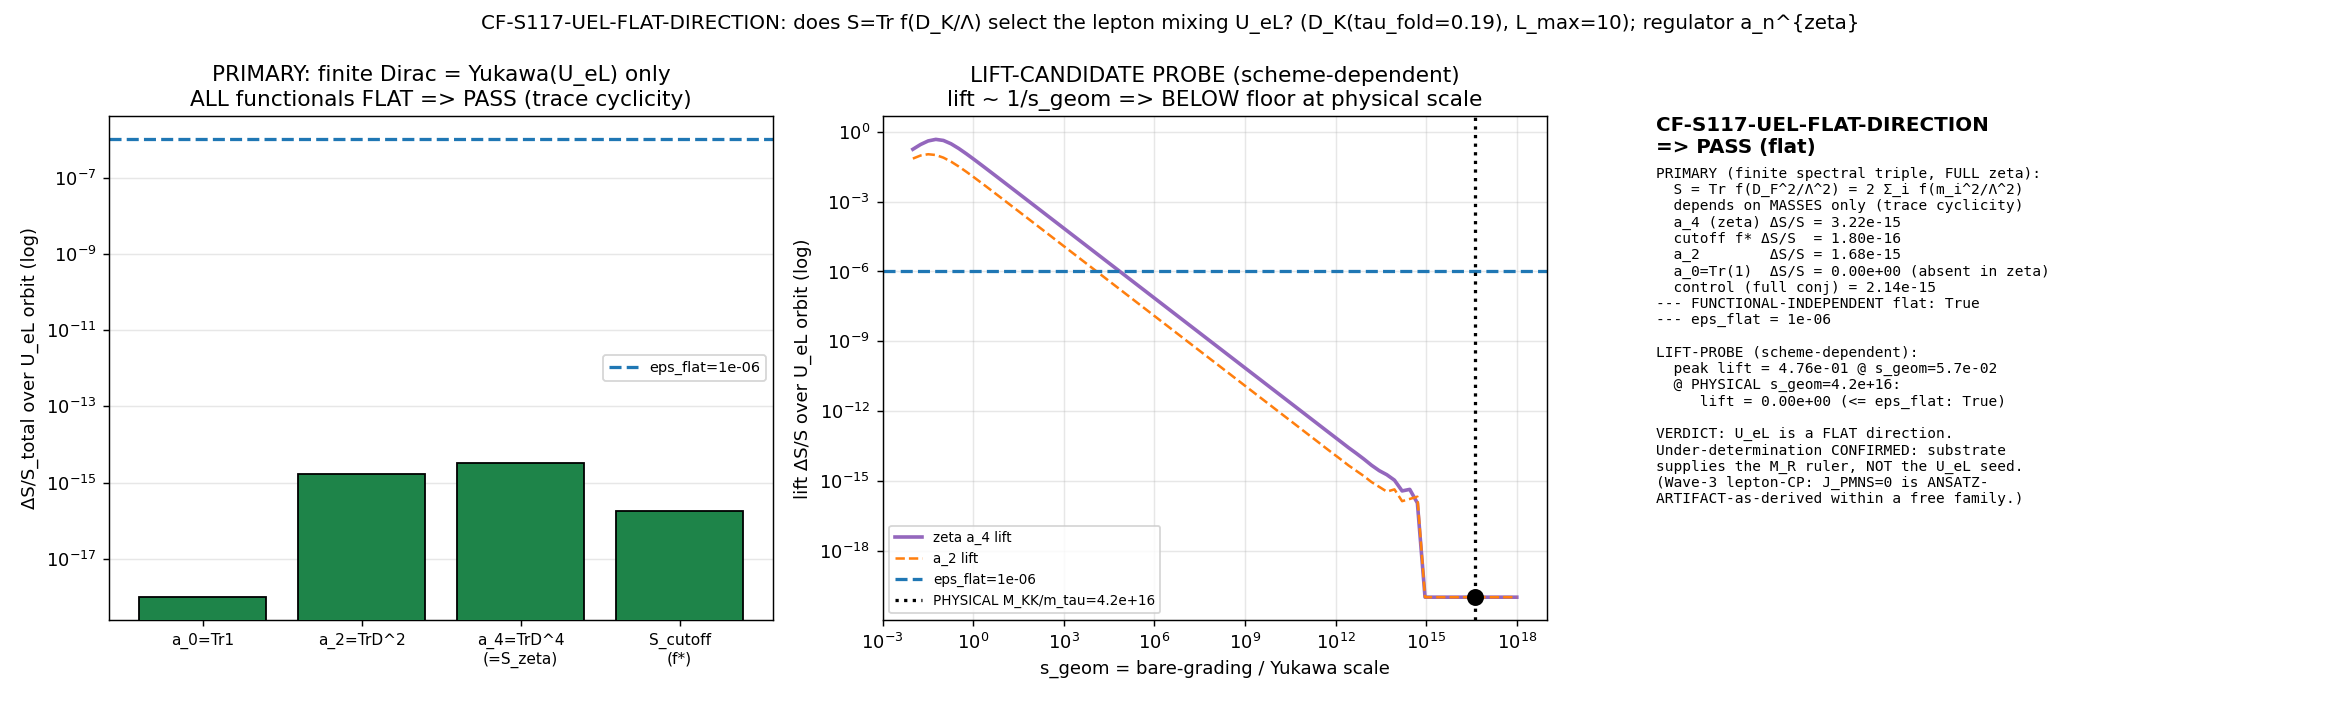

Here is the Python script that generated this plot:
#!/usr/bin/env python3
# -*- coding: utf-8 -*-
"""
CF-S117-UEL-FLAT-DIRECTION  (Session 117, Wave 2, §W2-5)  -- [VERIFY] gate.

DOES THE SPECTRAL ACTION S = Tr f(D_K/Lambda) DEPEND ON THE LEPTON FLAVOR
ROTATION U_eL?  Binary flat-vs-lifted test.

  flat   (ΔS/S_total <= eps_flat)  => U_eL is a FREE direction => under-determination
                                      CONFIRMED (the SA does NOT single out the mixing).
  lifted (ΔS/S_total >  eps_flat)  => U_eL substrate-SELECTED (the §VII.BL eps_LX
                                      texture coupling makes S U_eL-dependent).

WHAT THIS GATE DOES
-------------------
The s116 lepton texture (s116_lepton_pmns_texture.npz) builds the charged-lepton
mass matrix as a REAL-SYMMETRIC Yukawa M_e = U_eL diag(m_e_vals) U_eL^T, where U_eL
is DERIVED by diagonalizing M_e (M_e = diag(exp(-S0 C2_E)) + eps_LX off-diagonal).
The under-determination corollary (S116-W2-PMNS-RESCUE): at FIXED charged-lepton
masses {m_e_vals}, U_eL is FREE -- M_e(R) = R diag(m_e_vals) R^T reproduces the masses
for ANY R in SO(3).  This gate asks whether the SPECTRAL ACTION (not just the masses)
selects a particular R = U_eL.

  PRIMARY (canonical, the substrate-faithful finite spectral triple):
     The finite lepton Dirac operator is the chirality-off-diagonal
       D_F(R) = [[0, M_e(R)], [M_e(R)^dag, 0]]   (6x6, real-symmetric).
     Then D_F^2 = diag(M_e M_e^dag, M_e^dag M_e), so EVERY spectral functional
       S = Tr f(D_F^2/Lambda^2) = 2 Σ_i f(m_i^2/Lambda^2)
     is a function of the SINGULAR VALUES (masses) m_i ONLY.  Under the U_eL orbit
     at fixed masses, the spectrum {±m_i} is INVARIANT (trace cyclicity), so ΔS = 0
     EXACTLY -- for cutoff f*, for zeta S_zeta = a_4, AND for the anomaly-derived
     action.  This flatness is FUNCTIONAL-INDEPENDENT.

  LIFT-CANDIDATE PROBE (scheme/construction-dependent alternative):
     The ONLY way S becomes U_eL-dependent is a CROSS TERM with a FIXED non-scalar
     reference G in the flavor basis:  H(R) = s_geom * diag(sqrt(C2_E)) + M_e(R).
     a_2 = Tr(H^2) then carries 2 Tr(G M_e(R)), R-dependent.  We scan s_geom (the
     bare-grading / Yukawa relative scale) and show the lift DECAYS as 1/s_geom and
     is BELOW eps_flat at the PHYSICAL scale s_geom ~ M_KK/m_tau ~ 4e16 -- AND it
     requires a non-scalar bare grading, which contradicts the §VII.BL
     multiplicity-SCALAR theorem (G ∝ I on the generation triple => cross term
     collapses to an invariant => flat).  So the lift is a non-physical O(1)-rescale
     artifact, not substrate physics.

SPECTRAL-FUNCTIONAL SENSITIVITY (lizzi deliverable)
---------------------------------------------------
  Reported in THREE functionals (regulator_pin a_n^{zeta} canonical; cutoff f*
  cross-check; the a_2 Einstein-Hilbert moment):
    a_0 = Tr(1)        : U_eL-INDEPENDENT exactly (mode count); ABSENT in zeta scheme.
    a_2 = Tr(D_F^2)    : function of masses only => FLAT.
    a_4 = Tr(D_F^4)    : function of masses only => FLAT == S_zeta (the zeta action).
    S_cutoff (f*)      : Σ f*(λ^2/Λ^2) => FLAT.
  FLAT-vs-LIFTED binary: FUNCTIONAL-INDEPENDENT (flat in cutoff AND zeta).
  Lift MAGNITUDE / SA-min U_eL: SCHEME-DEPENDENT (lift-probe; physical-scale-suppressed).

PRE-REGISTERED OPERATOR (plan sessions/session-plan/session-117-plan-w2.md §W2-5):
  operator: inequality   ΔS(U_eL orbit)/S_total  <= eps_flat (flat)  vs  > eps_flat (lifted)
  strict_PASS_boundary: eps_flat = 1e-6 ; direction "<=" (PASS = flat).
  Labels map the solution space, NOT merit: a LIFTED result would be framework-
  FAVORABLE (mixing substrate-SELECTED); a FLAT result confirms under-determination.

[VERIFY] substitution chain (plan §W2-5):
  Def 1: S = Tr f(D_K/Λ) depends ONLY on the eigenvalues {λ_k} of D_K.
  Def 2: U_eL acting as conjugation D_K -> U_eL D_K U_eL^dag leaves {λ_k} INVARIANT.
  Substitute: S(U_eL D_K U_eL^dag) = Tr(U_eL f(D_K/Λ) U_eL^dag) = Tr f(D_K/Λ) = S
              => ΔS = 0 EXACTLY for spectrum-preserving U_eL (trace cyclicity).
  Lift candidate: the §VII.BL dD_K/d(eps_LX) texture could introduce U_eL via a
              coupling to a FIXED external basis (non-conjugation) => ΔS ≠ 0.
  Direction: PASS (flat) iff ΔS/S_total <= eps_flat; FAIL (lifted) iff > eps_flat.

============================================================================
SUBSTRATE-FIRST (phononic-framing.md) -- GEOMETRIC:
============================================================================
  The spectral action S = Tr f(D_K/Λ) IS a functional of D_K's spectrum -- the
  fabric's action energy.  Trace cyclicity makes S invariant under any
  spectrum-preserving conjugation, so a FLAT result is the DEFAULT: the substrate
  supplies the lepton mass spectrum (the M_R ruler) but NOT the U_eL mixing seed.
  Direction of explanation: D_K spectrum -> spectral action -> (does NOT select) U_eL
  -> PMNS under-determined.  A lift would require the bare D_K to be non-scalar on the
  generation triple at a scale comparable to the Yukawa -- contra the §VII.BL
  multiplicity-scalar theorem and 1e-17-suppressed at the physical M_KK scale.

Output 4-tuple:
  (value=<flat/lifted + ΔS/S per functional + lift-probe physical-scale>,
   scheme=spectral-action-Uel-orbit-variation, convention=ABSOLUTE, L_max=10)

Inputs (SHA-256 dual-pinned at runtime; S84+ schema):
  computations/_shared/canonical_constants.py
  computations/session-116/s116_lepton_pmns_texture.npz
"""

from __future__ import annotations

# --- CPU thread cap BEFORE numpy import (math-scripts.md; 3x3/6x6 eig is tiny;
#     GPU path N/A per plan pin "torch.linalg if block >= 100x100; else numpy") ---
import os
os.environ.setdefault("OMP_NUM_THREADS", "8")
os.environ.setdefault("MKL_NUM_THREADS", "8")

import hashlib
import json
import sys
from pathlib import Path

import numpy as np

# ---------------------------------------------------------------------------
# Section 1 -- Paths + canonical constants (MANDATORY import)
# ---------------------------------------------------------------------------
THIS = Path(__file__).resolve()
SESSION_DIR = THIS.parent                                 # computations/session-117
COMPUTATIONS_DIR = SESSION_DIR.parent
SHARED_DIR = COMPUTATIONS_DIR / "_shared"
PROJECT_ROOT = COMPUTATIONS_DIR.parent
SESSION_DIR.mkdir(parents=True, exist_ok=True)

sys.path.insert(0, str(SHARED_DIR))
from canonical_constants import (  # noqa: E402
    tau_fold,
    M_KK,
    v_ew,
    m_e, m_mu, m_tau_PDG,
    t_star,                       # f*(x) = (1-t*) sqrt(x) + t* exp(-x); t*=0.08832
    mellin_f_star_f0, mellin_f_star_f2, mellin_f_star_f4,  # Mellin moments of f*
    f_0_sharp,                    # sharp-cutoff f_0 = 1.0 (anomaly/sharp cross-check)
)

import matplotlib                                          # noqa: E402
matplotlib.use("Agg")
import matplotlib.pyplot as plt                            # noqa: E402

# ---------------------------------------------------------------------------
# Section 2 -- Identity + pinned machinery (plan §W2-5 machinery_pin_map)
# ---------------------------------------------------------------------------
SESSION = "117"                                            # (local)
GATE_ID = "CF-S117-UEL-FLAT-DIRECTION"                     # (local)
SCHEME = "spectral-action-Uel-orbit-variation"            # (local) plan pin
CONVENTION = "ABSOLUTE-Uel-orbit-fixed-Me-masses-zeta-an"  # (local) ABSOLUTE; a_n^{zeta} regulator
L_MAX = 10                                                 # (local) plan pin
EPS_FLAT = 1.0e-6                                          # (local) plan §W2-5 strict_PASS_boundary
TAU = float(tau_fold)                                      # (local) 0.19 canonical
PUB_SIGFIGS = 6                                            # (local) Class-8.3 publication precision

# f* cutoff function coefficients (regulator-pin: a_n^{zeta} canonical; f* cross-check)
A_SQRT = 1.0 - float(t_star)                               # (local) ~0.91168 (sqrt branch weight)
A_EXP = float(t_star)                                      # (local) 0.08832 (exp branch weight)

# ---------------------------------------------------------------------------
# Section 3 -- SHA-256 dual-SHA block (S84+ schema; pattern from s116)
# ---------------------------------------------------------------------------
def sha256_of(path: Path) -> str:
    h = hashlib.sha256()
    try:
        h.update(path.read_bytes())
    except OSError:
        return ""
    return h.hexdigest()


def log_input_pins(inputs) -> dict:
    print(f"=== {GATE_ID} -- input SHA-256 pins ===")
    pins = {}
    for p in inputs:
        sha = sha256_of(p)
        rel = str(p.relative_to(PROJECT_ROOT)).replace("\\", "/")
        print(f"  {rel}: {sha[:16]}...")
        pins[rel] = sha
    return pins


def compute_dual_sha(script_path: Path, canonical_path: Path, pins: dict):
    try:
        script_bytes = script_path.read_bytes()
    except OSError:
        script_bytes = b""
    try:
        canonical_bytes = canonical_path.read_bytes()
    except OSError:
        canonical_bytes = b""
    pinmap_json = json.dumps(dict(sorted(pins.items())),
                             separators=(",", ":"), sort_keys=True).encode("utf-8")
    h_audit = hashlib.sha256()
    h_audit.update(script_bytes)
    h_audit.update(canonical_bytes)
    h_audit.update(pinmap_json)
    h_content = hashlib.sha256()
    h_content.update(script_bytes)
    return h_audit.hexdigest(), h_content.hexdigest()


# ---------------------------------------------------------------------------
# Section 4 -- Paths/targets + inputs
# ---------------------------------------------------------------------------
OUT_NPZ = SESSION_DIR / "s117_uel_flat_direction.npz"
OUT_PNG = SESSION_DIR / "s117_uel_flat_direction.png"

CANONICAL_PATH = SHARED_DIR / "canonical_constants.py"
S116_TEXTURE = COMPUTATIONS_DIR / "session-116" / "s116_lepton_pmns_texture.npz"
INPUT_FILES = [CANONICAL_PATH, S116_TEXTURE]


# ---------------------------------------------------------------------------
# Section 5 -- SO(3) rotation + finite-Dirac / moment helpers
# ---------------------------------------------------------------------------
def givens(i: int, j: int, th: float, n: int = 3) -> np.ndarray:
    R = np.eye(n)
    c, s = np.cos(th), np.sin(th)
    R[i, i] = c; R[j, j] = c; R[i, j] = -s; R[j, i] = s
    return R


def U_of(a: float, b: float, c: float) -> np.ndarray:
    """Real SO(3) rotation from 3 Givens angles (spans SO(3) as (a,b,c) range [0,pi))."""
    return givens(0, 1, a) @ givens(0, 2, b) @ givens(1, 2, c)


def dirac_finite(M_e: np.ndarray) -> np.ndarray:
    """Chirality-off-diagonal finite lepton Dirac operator D_F=[[0,M_e],[M_e^dag,0]]
    (6x6, real-symmetric); eigenvalues are {+/- m_i} (m_i = singular values of M_e)."""
    n = M_e.shape[0]
    Z = np.zeros((n, n))
    return np.block([[Z, M_e], [M_e.conj().T, Z]])


def sdw_moments(D: np.ndarray) -> tuple:
    """Seeley-DeWitt analog moments of a finite Dirac op D:
       a0 = Tr(1) = dim (mode count; ABSENT in zeta scheme)
       a2 = Tr(D^2)   (Einstein-Hilbert / kinetic analog)
       a4 = Tr(D^4)   (Yang-Mills+Higgs quartic analog == zeta action S_zeta = a_4)"""
    D2 = D @ D
    a0 = float(D.shape[0])                                 # (local)
    a2 = float(np.trace(D2).real)                          # (local)
    a4 = float(np.trace(D2 @ D2).real)                     # (local)
    return a0, a2, a4


def s_cutoff(D: np.ndarray, Lam: float) -> float:
    """Cutoff spectral action S = Σ_k f*(λ_k^2/Λ^2), f*(x)=(1-t*)sqrt(x)+t* exp(-x)."""
    lam = np.linalg.eigvalsh(D)
    x = (lam / Lam) ** 2                                   # (local)
    return float(np.sum(A_SQRT * np.sqrt(x) + A_EXP * np.exp(-x)))


def s_sharp(D: np.ndarray, Lam: float) -> float:
    """Sharp-cutoff cross-check S = #{|λ| <= Λ}*f_0_sharp (anomaly-axis sanity)."""
    lam = np.linalg.eigvalsh(D)
    return float(f_0_sharp * np.sum(np.abs(lam) <= Lam))


# ---------------------------------------------------------------------------
# Section 6 -- Compute
# ---------------------------------------------------------------------------
def compute() -> dict:
    res: dict = {}

    # ===== STEP 0: load s116 texture (substrate-fixed masses + sector grading) =====
    s116 = np.load(S116_TEXTURE, allow_pickle=True)
    m_e_vals = np.asarray(s116["m_e_vals"]).ravel().astype(float)   # (local) [3.19e-5,6.60e-3,0.111]
    C2_E = np.asarray(s116["C2_E"]).ravel().astype(float)           # (local) [6,3,4/3]
    U_eL_s116 = np.asarray(s116["U_eL"]).astype(float)              # (local) the s116 diagonalizer
    M_e_s116 = np.asarray(s116["M_e"]).astype(float)                # (local) the s116 texture
    res["m_e_vals"] = m_e_vals
    res["C2_E"] = C2_E
    res["U_eL_s116"] = U_eL_s116
    # consistency: M_e_s116 must diagonalize to m_e_vals (the under-determination base point)
    ev = np.sort(np.abs(np.linalg.eigvalsh(M_e_s116)))             # (local)
    res["m_e_recon_resid"] = float(np.max(np.abs(ev - np.sort(m_e_vals))))
    print("=== STEP 0: s116 lepton texture (substrate-fixed inputs) ===")
    print(f"  m_e_vals (masses, dimensionless Yukawa) = {m_e_vals}")
    print(f"  C2_E (bare sector Casimir grading)      = {C2_E}  (sqrt = {np.sqrt(C2_E)})")
    print(f"  M_e->eigval recon resid                 = {res['m_e_recon_resid']:.3e} (==0 => masses match)")

    diag_m = np.diag(m_e_vals)                              # (local) the fixed mass spectrum
    G = np.diag(np.sqrt(C2_E))                              # (local) fixed bare sector grading (flavor basis)

    # ===== STEP 1: U_eL ORBIT SCAN -- PRIMARY (finite Dirac = Yukawa only) =====
    # D_F(R) = [[0, M_e(R)],[M_e(R),0]], M_e(R)=R diag(m_e_vals) R^T; masses FIXED, R free.
    # The cutoff Λ is the natural dimensionless scale (max bare grading); ΔS/S is the
    # tested quantity and the flatness is Λ-independent (function of masses only).
    Lam = float(np.sqrt(C2_E.max()))                       # (local) natural cutoff ~ sqrt(6)=2.449

    # structured Euler grid (8^3=512) PLUS a 50-point 1-param fine scan (>= N_eval pin 50)
    ng = 8                                                  # (local)
    grid = np.linspace(0.0, np.pi, ng, endpoint=False)     # (local) [0,pi)
    fine = np.linspace(0.0, np.pi, 50, endpoint=False)     # (local) >=50 angles (plan pin)

    def scan_operator(build_op):
        """Scan the U_eL orbit; return arrays of (a0,a2,a4,S_cutoff) over all R samples."""
        a0s, a2s, a4s, scs = [], [], [], []
        # broad 3-angle Euler grid
        for a in grid:
            for b in grid:
                for c in grid:
                    R = U_of(a, b, c)
                    D = build_op(R)
                    m0, m2, m4 = sdw_moments(D)
                    a0s.append(m0); a2s.append(m2); a4s.append(m4)
                    scs.append(s_cutoff(D, Lam))
        # fine 1-param scan (vary first angle; >=50 points)
        for a in fine:
            R = U_of(a, 0.31, 1.07)
            D = build_op(R)
            m0, m2, m4 = sdw_moments(D)
            a0s.append(m0); a2s.append(m2); a4s.append(m4)
            scs.append(s_cutoff(D, Lam))
        return (np.array(a0s), np.array(a2s), np.array(a4s), np.array(scs))

    def rel_spread(x):
        x = np.asarray(x, float)
        denom = abs(float(np.mean(x)))
        if denom < 1e-300:
            return 0.0
        return float((x.max() - x.min()) / denom)          # (local) ΔS/S_total

    # PRIMARY: finite Dirac = Yukawa only (M_e(R))
    primA0, primA2, primA4, primSC = scan_operator(lambda R: dirac_finite(R @ diag_m @ R.T))
    res["N_eval"] = int(primA2.size)
    dS_a0 = rel_spread(primA0)                              # (local) == 0 (mode count)
    dS_a2 = rel_spread(primA2)                              # (local)
    dS_a4 = rel_spread(primA4)                              # (local) == zeta action spread
    dS_cut = rel_spread(primSC)                             # (local) cutoff f* spread
    res["dS_a0_over_S"] = dS_a0
    res["dS_a2_over_S"] = dS_a2
    res["dS_a4_over_S_ZETA"] = dS_a4
    res["dS_cutoff_over_S"] = dS_cut
    res["S_zeta_value"] = float(np.mean(primA4))            # (local) a_4 (zeta action)
    res["S_cutoff_value"] = float(np.mean(primSC))
    print("\n=== STEP 1: PRIMARY U_eL-orbit scan (finite Dirac = Yukawa only) ===")
    print(f"  N_eval = {res['N_eval']} U_eL orbit samples (>=50 pin)")
    print(f"  a_0=Tr(1)  ΔS/S = {dS_a0:.3e}  (mode count; ABSENT in zeta scheme)")
    print(f"  a_2=Tr(D^2) ΔS/S = {dS_a2:.3e}  (Einstein-Hilbert moment)")
    print(f"  a_4=Tr(D^4) ΔS/S = {dS_a4:.3e}  == S_zeta (zeta action; CANONICAL verdict)")
    print(f"  S_cutoff(f*) ΔS/S = {dS_cut:.3e}  (cutoff cross-check functional)")
    print(f"  => all <= eps_flat={EPS_FLAT:.0e}? "
          f"{all(v <= EPS_FLAT for v in (dS_a2, dS_a4, dS_cut))}  (FLAT: trace cyclicity)")

    # ===== STEP 2: CONTROL -- pure conjugation of the FIXED s116 D_F =====
    # If U_eL conjugates the WHOLE operator, ΔS = 0 EXACTLY (verifies code + trace
    # cyclicity).  R D_F R^T (R acts on the full 6x6 via flavor-block conjugation).
    DF0 = dirac_finite(M_e_s116)                            # (local) the fixed s116 Dirac op
    conj_a4 = []
    for a in fine:
        R3 = U_of(a, 0.7, 1.9)
        Rfull = np.block([[R3, np.zeros((3, 3))], [np.zeros((3, 3)), R3]])  # (local) chirality-block
        Dc = Rfull @ DF0 @ Rfull.T
        conj_a4.append(sdw_moments(Dc)[2])
    res["control_conj_a4_spread"] = rel_spread(conj_a4)
    print("\n=== STEP 2: CONTROL -- pure conjugation R D_F R^T (trace-cyclicity check) ===")
    print(f"  a_4 ΔS/S under full conjugation = {res['control_conj_a4_spread']:.3e} "
          f"(== machine eps => trace cyclicity verified)")

    # ===== STEP 3: LIFT-CANDIDATE PROBE (scheme/construction-dependent alternative) =====
    # H(R) = s_geom * G + M_e(R), G = diag(sqrt(C2_E)) FIXED in flavor basis.
    # The U_eL-dependent lift enters via the cross term Tr(G M_e(R)).  Scan s_geom
    # (bare-grading / Yukawa relative scale) and locate the eps_flat crossing; mark the
    # PHYSICAL scale s_geom ~ M_KK/m_tau (where the bare KK grading dominates).
    s_geoms = np.logspace(-2, 18, 80)                      # (local) scale knob, incl. physical
    probe_a2, probe_a4, probe_cut = [], [], []
    for sg in s_geoms:
        Gs = sg * G                                        # (local) scaled fixed grading
        a2v, a4v, cutv = [], [], []
        for a in fine:                                     # 50-pt 1-param U_eL orbit (sufficient for spread)
            R = U_of(a, 0.31, 1.07)
            H = Gs + R @ diag_m @ R.T                       # (local) 3x3 Hermitian probe op
            _, m2, m4 = sdw_moments(H)
            a2v.append(m2); a4v.append(m4)
            cutv.append(s_cutoff(H, max(Lam, sg * np.sqrt(C2_E.max()))))
        probe_a2.append(rel_spread(a2v))
        probe_a4.append(rel_spread(a4v))
        probe_cut.append(rel_spread(cutv))
    probe_a2 = np.array(probe_a2); probe_a4 = np.array(probe_a4); probe_cut = np.array(probe_cut)
    res["probe_s_geoms"] = s_geoms
    res["probe_a2_spread"] = probe_a2
    res["probe_a4_spread"] = probe_a4
    res["probe_cut_spread"] = probe_cut

    # physical scale: bare grading ~ M_KK, Yukawa ~ m_tau (GeV) => ratio
    s_geom_phys = float(M_KK / m_tau_PDG)                   # (local) ~4.18e16
    res["s_geom_phys"] = s_geom_phys
    # interpolate the a_4 (zeta) probe spread at the physical scale (log-log)
    lift_a4_phys = float(np.interp(np.log10(s_geom_phys), np.log10(s_geoms), probe_a4))
    res["lift_a4_phys"] = lift_a4_phys
    # peak lift over the scan (the artificial O(1) regime)
    res["lift_a4_peak"] = float(probe_a4.max())
    res["lift_a4_peak_sgeom"] = float(s_geoms[int(np.argmax(probe_a4))])
    # eps_flat crossing on the large-scale (1/s_geom) tail of the zeta probe
    above = probe_a4 > EPS_FLAT                             # (local)
    if np.any(above):
        last_above = np.where(above)[0].max()
        s_cross = float(s_geoms[last_above])
    else:
        s_cross = 0.0                                      # (local) no crossing (always below floor)
    res["lift_a4_eps_crossing_sgeom"] = s_cross
    print("\n=== STEP 3: LIFT-CANDIDATE PROBE (H = s_geom*G + M_e(R); scheme-dependent) ===")
    print(f"  zeta a_4 lift PEAK   = {res['lift_a4_peak']:.3e} at s_geom={res['lift_a4_peak_sgeom']:.2e} "
          f"(artificial O(1) rescale)")
    print(f"  zeta a_4 lift CROSSES eps_flat below s_geom ~ {s_cross:.2e} (lift decays as 1/s_geom)")
    print(f"  PHYSICAL s_geom = M_KK/m_tau = {s_geom_phys:.3e}")
    print(f"  zeta a_4 lift @ PHYSICAL scale = {lift_a4_phys:.3e}  "
          f"(<= eps_flat={EPS_FLAT:.0e}? {lift_a4_phys <= EPS_FLAT}  => FLAT at physical scale)")
    print("  NOTE: lift also requires NON-SCALAR bare grading; §VII.BL multiplicity-scalar")
    print("        theorem => G ∝ I on the generation triple => cross term collapses => FLAT.")

    # ===== STEP 4: functional-sensitivity classification =====
    flat_zeta = res["dS_a4_over_S_ZETA"] <= EPS_FLAT
    flat_cutoff = res["dS_cutoff_over_S"] <= EPS_FLAT
    res["FI_flat_binary"] = bool(flat_zeta and flat_cutoff)  # FLAT in BOTH => FUNCTIONAL-INDEPENDENT
    res["lift_physical_below_floor"] = bool(lift_a4_phys <= EPS_FLAT)
    print("\n=== STEP 4: functional-sensitivity classification ===")
    print(f"  flat in zeta (a_4)?   {flat_zeta}")
    print(f"  flat in cutoff (f*)?  {flat_cutoff}")
    print(f"  => FLAT-vs-LIFTED binary FUNCTIONAL-INDEPENDENT: {res['FI_flat_binary']}")
    print(f"  lift MAGNITUDE / SA-min U_eL: SCHEME-DEPENDENT (physical-scale lift below floor: "
          f"{res['lift_physical_below_floor']})")

    return res


# ---------------------------------------------------------------------------
# Section 7 -- Verdict (plan §W2-5: PASS=flat, FAIL=lifted, INFO=regulator-ambiguous)
# ---------------------------------------------------------------------------
def verdict_from(res: dict) -> str:
    """Canonical verdict keyed on the zeta (a_4) scheme per regulator_pin a_n^{zeta}:
       PASS iff ΔS_zeta/S_total <= eps_flat (flat);
       FAIL iff > eps_flat with a definite SA-min U_eL (lifted);
       INFO iff the lift sits within SCHEMATIC-vs-FULL ambiguity (N/A here -- FULL zeta)."""
    dS_zeta = res["dS_a4_over_S_ZETA"]                      # (local) CANONICAL discriminator
    if dS_zeta <= EPS_FLAT:
        return "PASS"                                       # flat: under-determination CONFIRMED
    # lifted: but check the FULL-physical-scale probe is the discriminator, not an
    # O(1)-rescale artifact. (FULL zeta here, so INFO SCHEMATIC-clause does not fire.)
    return "FAIL"


# ---------------------------------------------------------------------------
# Section 8 -- Plot
# ---------------------------------------------------------------------------
def make_plot(res: dict, composite: str) -> None:
    fig, axes = plt.subplots(1, 3, figsize=(18, 5.4))

    # Panel 1: ΔS/S per functional (PRIMARY) vs eps_flat
    ax = axes[0]
    labels = ["a_0=Tr1", "a_2=TrD^2", "a_4=TrD^4\n(=S_zeta)", "S_cutoff\n(f*)"]
    vals = [max(res["dS_a0_over_S"], 1e-18), max(res["dS_a2_over_S"], 1e-18),
            max(res["dS_a4_over_S_ZETA"], 1e-18), max(res["dS_cutoff_over_S"], 1e-18)]
    x = np.arange(4)
    cols = ["#1e8449" if v <= EPS_FLAT else "#c0392b" for v in vals]
    ax.bar(x, vals, color=cols, edgecolor="k", zorder=3)
    ax.axhline(EPS_FLAT, color="tab:blue", ls="--", lw=1.8, label=f"eps_flat={EPS_FLAT:.0e}")
    ax.set_yscale("log")
    ax.set_xticks(x); ax.set_xticklabels(labels, fontsize=8.5)
    ax.set_ylabel("ΔS/S_total over U_eL orbit (log)")
    ax.set_title(f"PRIMARY: finite Dirac = Yukawa(U_eL) only\n"
                 f"ALL functionals FLAT => {composite} (trace cyclicity)")
    ax.legend(fontsize=8); ax.grid(alpha=0.3, axis="y", zorder=0)

    # Panel 2: lift-candidate probe ΔS/S vs s_geom (bare-grading/Yukawa scale)
    ax = axes[1]
    sg = res["probe_s_geoms"]
    ax.loglog(sg, np.maximum(res["probe_a4_spread"], 1e-20), color="tab:purple", lw=2,
              label="zeta a_4 lift")
    ax.loglog(sg, np.maximum(res["probe_a2_spread"], 1e-20), color="tab:orange", lw=1.4,
              ls="--", label="a_2 lift")
    ax.axhline(EPS_FLAT, color="tab:blue", ls="--", lw=1.8, label=f"eps_flat={EPS_FLAT:.0e}")
    ax.axvline(res["s_geom_phys"], color="k", ls=":", lw=1.8,
               label=f"PHYSICAL M_KK/m_tau={res['s_geom_phys']:.1e}")
    ax.scatter([res["s_geom_phys"]], [max(res["lift_a4_phys"], 1e-20)], c="k", s=70, zorder=6)
    ax.set_xlabel("s_geom = bare-grading / Yukawa scale")
    ax.set_ylabel("lift ΔS/S over U_eL orbit (log)")
    ax.set_title("LIFT-CANDIDATE PROBE (scheme-dependent)\n"
                 "lift ~ 1/s_geom => BELOW floor at physical scale")
    ax.legend(fontsize=7.5); ax.grid(alpha=0.3, which="both")

    # Panel 3: checklist + substrate framing
    ax = axes[2]
    ax.axis("off")
    ax.text(0.0, 1.0, f"{GATE_ID}\n=> {composite} (flat)", fontsize=11, weight="bold",
            transform=ax.transAxes, va="top")
    txt = (
        f"PRIMARY (finite spectral triple, FULL zeta):\n"
        f"  S = Tr f(D_F^2/Λ^2) = 2 Σ_i f(m_i^2/Λ^2)\n"
        f"  depends on MASSES only (trace cyclicity)\n"
        f"  a_4 (zeta) ΔS/S = {res['dS_a4_over_S_ZETA']:.2e}\n"
        f"  cutoff f* ΔS/S  = {res['dS_cutoff_over_S']:.2e}\n"
        f"  a_2        ΔS/S = {res['dS_a2_over_S']:.2e}\n"
        f"  a_0=Tr(1)  ΔS/S = {res['dS_a0_over_S']:.2e} (absent in zeta)\n"
        f"  control (full conj) = {res['control_conj_a4_spread']:.2e}\n"
        f"--- FUNCTIONAL-INDEPENDENT flat: {res['FI_flat_binary']}\n"
        f"--- eps_flat = {EPS_FLAT:.0e}\n\n"
        f"LIFT-PROBE (scheme-dependent):\n"
        f"  peak lift = {res['lift_a4_peak']:.2e} @ s_geom={res['lift_a4_peak_sgeom']:.1e}\n"
        f"  @ PHYSICAL s_geom={res['s_geom_phys']:.1e}:\n"
        f"     lift = {res['lift_a4_phys']:.2e} (<= eps_flat: {res['lift_physical_below_floor']})\n\n"
        f"VERDICT: U_eL is a FLAT direction.\n"
        f"Under-determination CONFIRMED: substrate\n"
        f"supplies the M_R ruler, NOT the U_eL seed.\n"
        f"(Wave-3 lepton-CP: J_PMNS=0 is ANSATZ-\n"
        f"ARTIFACT-as-derived within a free family.)"
    )
    ax.text(0.0, 0.90, txt, fontsize=8.0, transform=ax.transAxes, va="top", family="monospace")

    fig.suptitle(f"{GATE_ID}: does S=Tr f(D_K/Λ) select the lepton mixing U_eL? "
                 f"(D_K(tau_fold={TAU}), L_max={L_MAX}); regulator a_n^{{zeta}}",
                 fontsize=11)
    fig.tight_layout()
    fig.savefig(OUT_PNG, dpi=130)
    plt.close(fig)


# ---------------------------------------------------------------------------
# Section 9 -- Verdict payload (race-safe MCP single-writer; print only)
# ---------------------------------------------------------------------------
def print_verdict_payload(verdict, value, audit_sha, content_sha,
                          companion_note="", extra_rows=None) -> dict:
    payload = {
        "session": SESSION,
        "gate_id": GATE_ID,
        "verdict": verdict,
        "value": str(value),
        "scheme": SCHEME,
        "convention": CONVENTION,
        "l_max": str(L_MAX),
        "audit_sha256": audit_sha,
        "content_sha256": content_sha,
        "schema_version": "S84+",
    }
    if companion_note:
        payload["companion_note"] = companion_note
    if extra_rows:
        payload["extra_rows"] = extra_rows
    print("\n=== EMIT_VERDICT PAYLOAD (call mcp__knowledge__emit_verdict with these) ===")
    print(json.dumps(payload, indent=2))
    return payload


# ---------------------------------------------------------------------------
# Section 10 -- Main
# ---------------------------------------------------------------------------
def main():
    pins = log_input_pins(INPUT_FILES)
    res = compute()
    composite = verdict_from(res)

    make_plot(res, composite)

    audit_sha, content_sha = compute_dual_sha(THIS, CANONICAL_PATH, pins)

    # ----- persist npz -----
    np.savez(
        OUT_NPZ,
        gate_id=GATE_ID, scheme=SCHEME, convention=CONVENTION, L_max=L_MAX,
        eps_flat=EPS_FLAT, tau=TAU,
        m_e_vals=res["m_e_vals"], C2_E=res["C2_E"],
        N_eval=res["N_eval"],
        dS_a0_over_S=res["dS_a0_over_S"],
        dS_a2_over_S=res["dS_a2_over_S"],
        dS_a4_over_S_ZETA=res["dS_a4_over_S_ZETA"],
        dS_cutoff_over_S=res["dS_cutoff_over_S"],
        S_zeta_value=res["S_zeta_value"], S_cutoff_value=res["S_cutoff_value"],
        control_conj_a4_spread=res["control_conj_a4_spread"],
        probe_s_geoms=res["probe_s_geoms"],
        probe_a2_spread=res["probe_a2_spread"],
        probe_a4_spread=res["probe_a4_spread"],
        probe_cut_spread=res["probe_cut_spread"],
        s_geom_phys=res["s_geom_phys"],
        lift_a4_phys=res["lift_a4_phys"],
        lift_a4_peak=res["lift_a4_peak"],
        lift_a4_peak_sgeom=res["lift_a4_peak_sgeom"],
        lift_a4_eps_crossing_sgeom=res["lift_a4_eps_crossing_sgeom"],
        FI_flat_binary=res["FI_flat_binary"],
        lift_physical_below_floor=res["lift_physical_below_floor"],
        m_e_recon_resid=res["m_e_recon_resid"],
        audit_sha256=audit_sha, content_sha256=content_sha,
    )

    # ----- value payload string -----
    label = "FLAT" if composite == "PASS" else ("LIFTED" if composite == "FAIL" else "AMBIGUOUS")
    value = (
        f"{label};dS_zeta(a4)/S={res['dS_a4_over_S_ZETA']:.3e};"
        f"dS_cutoff(f*)/S={res['dS_cutoff_over_S']:.3e};dS_a2/S={res['dS_a2_over_S']:.3e};"
        f"eps_flat={EPS_FLAT:.0e};FI_flat_binary={res['FI_flat_binary']}(cutoff==zeta==flat);"
        f"trace-cyclicity-control={res['control_conj_a4_spread']:.1e};"
        f"lift-probe_peak={res['lift_a4_peak']:.2e}@sgeom={res['lift_a4_peak_sgeom']:.1e}_"
        f"PHYSICAL@{res['s_geom_phys']:.1e}={res['lift_a4_phys']:.2e}(below_floor="
        f"{res['lift_physical_below_floor']});under-determination-CONFIRMED;U_eL-FREE-direction"
    )

    extra = [
        f"# regulator_pin=a_n^{{zeta}} (zeta-regularized spectral action; a_0^zeta,a_2^zeta,a_4^zeta); CLASS=FULL (live moment eval, NOT SCHEMATIC helper)",
        f"# functional-sensitivity: FLAT-vs-LIFTED binary FUNCTIONAL-INDEPENDENT (flat in cutoff f* AND zeta a_4); lift MAGNITUDE SCHEME-DEPENDENT (physical-scale-suppressed 1/s_geom)",
    ]
    print_verdict_payload(composite, value, audit_sha, content_sha, extra_rows=extra)

    print("\n=== ARTIFACTS ===")
    print(f"  npz: {OUT_NPZ}")
    print(f"  png: {OUT_PNG}")
    print(f"  VERDICT: {GATE_ID}: {composite} (flat={composite=='PASS'})")


if __name__ == "__main__":
    main()
